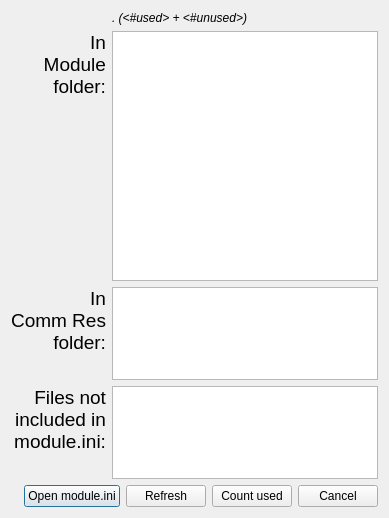
<?xml version="1.0" encoding="UTF-8"?>
<ui version="4.0">
 <class>AskSelectBRFDialog</class>
 <widget class="QDialog" name="AskSelectBRFDialog">
  <property name="geometry">
   <rect>
    <x>0</x>
    <y>0</y>
    <width>389</width>
    <height>518</height>
   </rect>
  </property>
  <property name="windowTitle">
   <string>OpenBRF</string>
  </property>
  <layout class="QVBoxLayout" name="verticalLayout">
   <item>
    <widget class="QWidget" name="widget_2" native="true">
     <layout class="QGridLayout" name="gridLayout_2">
      <property name="margin">
       <number>0</number>
      </property>
      <item row="1" column="0">
       <widget class="QLabel" name="label">
        <property name="font">
         <font>
          <pointsize>14</pointsize>
         </font>
        </property>
        <property name="text">
         <string>In
Module
folder:</string>
        </property>
        <property name="alignment">
         <set>Qt::AlignRight|Qt::AlignTop|Qt::AlignTrailing</set>
        </property>
       </widget>
      </item>
      <item row="4" column="1">
       <widget class="QListWidget" name="listComm"/>
      </item>
      <item row="1" column="1">
       <widget class="QListWidget" name="listMod">
        <property name="minimumSize">
         <size>
          <width>0</width>
          <height>250</height>
         </size>
        </property>
       </widget>
      </item>
      <item row="5" column="1">
       <widget class="QListWidget" name="listUnref"/>
      </item>
      <item row="5" column="0">
       <widget class="QLabel" name="label_2">
        <property name="font">
         <font>
          <pointsize>14</pointsize>
         </font>
        </property>
        <property name="text">
         <string>Files not
included in
module.ini:</string>
        </property>
        <property name="alignment">
         <set>Qt::AlignRight|Qt::AlignTop|Qt::AlignTrailing</set>
        </property>
       </widget>
      </item>
      <item row="4" column="0">
       <widget class="QLabel" name="label_3">
        <property name="font">
         <font>
          <pointsize>14</pointsize>
         </font>
        </property>
        <property name="text">
         <string>In
Comm Res
folder:</string>
        </property>
        <property name="alignment">
         <set>Qt::AlignRight|Qt::AlignTop|Qt::AlignTrailing</set>
        </property>
       </widget>
      </item>
      <item row="0" column="1">
       <widget class="QLabel" name="label_4">
        <property name="font">
         <font>
          <italic>true</italic>
         </font>
        </property>
        <property name="text">
         <string>&lt;line_num&gt;.&lt;filename&gt; (&lt;#used&gt; + &lt;#unused&gt;)</string>
        </property>
       </widget>
      </item>
     </layout>
    </widget>
   </item>
   <item>
    <widget class="QWidget" name="widget" native="true">
     <layout class="QHBoxLayout" name="horizontalLayout">
      <property name="margin">
       <number>0</number>
      </property>
      <item>
       <spacer name="horizontalSpacer">
        <property name="orientation">
         <enum>Qt::Horizontal</enum>
        </property>
        <property name="sizeHint" stdset="0">
         <size>
          <width>40</width>
          <height>20</height>
         </size>
        </property>
       </spacer>
      </item>
      <item>
       <widget class="QPushButton" name="openModuleIni">
        <property name="text">
         <string>Open module.ini</string>
        </property>
       </widget>
      </item>
      <item>
       <widget class="QPushButton" name="refresh">
        <property name="text">
         <string>Refresh</string>
        </property>
       </widget>
      </item>
      <item>
       <widget class="QPushButton" name="countUsed">
        <property name="text">
         <string>Count used</string>
        </property>
       </widget>
      </item>
      <item>
       <widget class="QDialogButtonBox" name="buttonBox">
        <property name="orientation">
         <enum>Qt::Vertical</enum>
        </property>
        <property name="standardButtons">
         <set>QDialogButtonBox::Cancel</set>
        </property>
       </widget>
      </item>
     </layout>
    </widget>
   </item>
  </layout>
 </widget>
 <tabstops>
  <tabstop>buttonBox</tabstop>
  <tabstop>listMod</tabstop>
  <tabstop>listComm</tabstop>
  <tabstop>listUnref</tabstop>
  <tabstop>openModuleIni</tabstop>
  <tabstop>refresh</tabstop>
  <tabstop>countUsed</tabstop>
 </tabstops>
 <resources/>
 <connections>
  <connection>
   <sender>buttonBox</sender>
   <signal>accepted()</signal>
   <receiver>AskSelectBRFDialog</receiver>
   <slot>accept()</slot>
   <hints>
    <hint type="sourcelabel">
     <x>248</x>
     <y>254</y>
    </hint>
    <hint type="destinationlabel">
     <x>157</x>
     <y>274</y>
    </hint>
   </hints>
  </connection>
  <connection>
   <sender>buttonBox</sender>
   <signal>rejected()</signal>
   <receiver>AskSelectBRFDialog</receiver>
   <slot>reject()</slot>
   <hints>
    <hint type="sourcelabel">
     <x>316</x>
     <y>260</y>
    </hint>
    <hint type="destinationlabel">
     <x>286</x>
     <y>274</y>
    </hint>
   </hints>
  </connection>
 </connections>
</ui>
